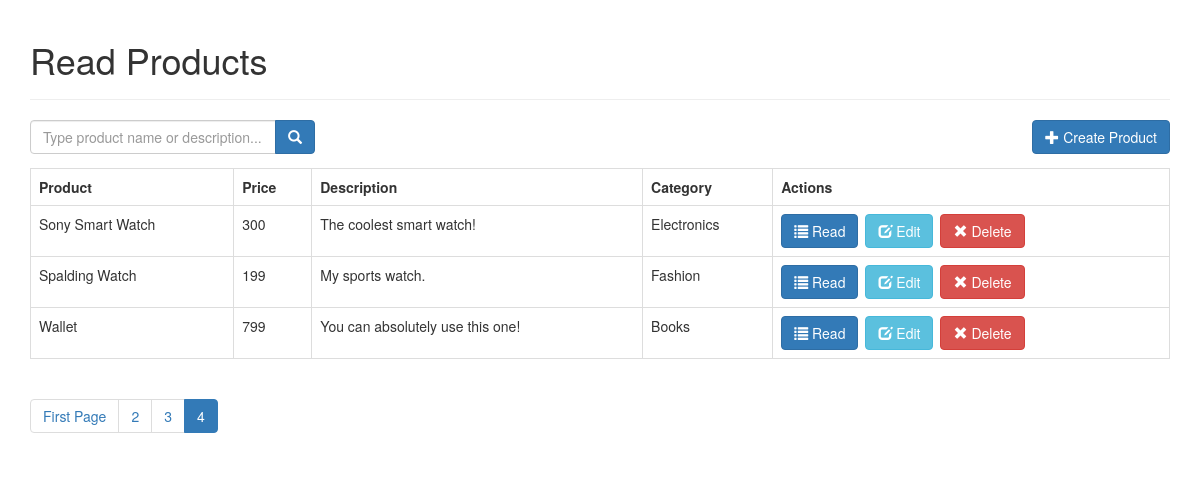
The app's page /index.php?page=4 with its own data.
### tables this page shows
CREATE TABLE IF NOT EXISTS `products` (
  `id` int(11) NOT NULL AUTO_INCREMENT,
  `name` varchar(32) NOT NULL,
  `description` text NOT NULL,
  `price` decimal(10,0) NOT NULL,
  `category_id` int(11) NOT NULL,
  `created` datetime NOT NULL,
  `modified` timestamp NOT NULL DEFAULT CURRENT_TIMESTAMP,
  PRIMARY KEY (`id`)
);

CREATE TABLE IF NOT EXISTS `categories` (
  `id` int(11) NOT NULL AUTO_INCREMENT,
  `name` varchar(256) NOT NULL,
  `description` text NOT NULL,
  `created` datetime NOT NULL,
  `modified` timestamp NOT NULL DEFAULT CURRENT_TIMESTAMP,
  PRIMARY KEY (`id`)
);

### index.php (called while the page is built, shortened)
<?php
include_once 'config/core.php';
include_once 'objects/product.php';
include_once 'objects/category.php';
$database = new Database();
$db = $database->getConnection();
$product = new Product($db);
$category = new Category($db);
include_once "header.php";
$stmt = $product->readAll($from_record_num, $records_per_page);
$total_rows=$product->countAll();
include_once "read_template.php";
include_once "footer.php";
?>

### objects/product.php (called while the page is built, shortened)
<?php
class Product{
    private $conn;
    private $table_name = "products";
    public function __construct($db){
        $this->conn = $db;
    }
    function readAll($from_record_num, $records_per_page){
    $query = "SELECT
                id, name, description, price, category_id
            FROM
                " . $this->table_name . "
            ORDER BY
                name ASC
            LIMIT
                {$from_record_num}, {$records_per_page}";
    $stmt = $this->conn->prepare( $query );
    $stmt->execute();
    return $stmt;
  }
  public function countAll(){
      $query = "SELECT id FROM " . $this->table_name . "";
      $stmt = $this->conn->prepare( $query );
      $stmt->execute();
      $num = $stmt->rowCount();
      return $num;
  }
}
?>

### config/core.php (called while the page is built)
<?php
$page = isset($_GET['page']) ? $_GET['page'] : 1;
$records_per_page = 5;
$from_record_num = ($records_per_page * $page) - $records_per_page;
?>

### objects/category.php (called while the page is built, shortened)
<?php
class Category{
    private $conn;
    private $table_name = "categories";
    public $id;
    public function __construct($db){
        $this->conn = $db;
    }
    function readName(){
      $query = "SELECT name FROM " . $this->table_name . " WHERE id = ? limit 0,1";
      $stmt = $this->conn->prepare( $query );
      $stmt->bindParam(1, $this->id);
      $stmt->execute();
      $row = $stmt->fetch(PDO::FETCH_ASSOC);
      $this->name = $row['name'];
    }
}
?>

### read_template.php (the view)
<?php
echo "<form role='search' action='search.php'>";
    echo "<div class='input-group col-md-3 pull-left margin-right-1em'>";
        $search_value=isset($search_term) ? "value='{$search_term}'" : "";
        echo "<input type='text' class='form-control' placeholder='Type product name or description...' name='s' id='srch-term' required {$search_value} />";
        echo "<div class='input-group-btn'>";
            echo "<button class='btn btn-primary' type='submit'><i class='glyphicon glyphicon-search'></i></button>";
        echo "</div>";
    echo "</div>";
echo "</form>";
echo "<div class='right-button-margin'>";
    echo "<a href='create_product.php' class='btn btn-primary pull-right'>";
        echo "<span class='glyphicon glyphicon-plus'></span> Create Product";
    echo "</a>";
echo "</div>";
if($total_rows>0){
    echo "<table class='table table-hover table-responsive table-bordered'>";
        echo "<tr>";
            echo "<th>Product</th>";
            echo "<th>Price</th>";
            echo "<th>Description</th>";
            echo "<th>Category</th>";
            echo "<th>Actions</th>";
        echo "</tr>";
        while ($row = $stmt->fetch(PDO::FETCH_ASSOC)){
            extract($row);
            echo "<tr>";
                echo "<td>{$name}</td>";
                echo "<td>{$price}</td>";
                echo "<td>{$description}</td>";
                echo "<td>";
                    $category->id = $category_id;
                    $category->readName();
                    echo $category->name;
                echo "</td>";
                echo "<td>";
                    echo "<a href='read_one.php?id={$id}' class='btn btn-primary left-margin'>";
                        echo "<span class='glyphicon glyphicon-list'></span> Read";
                    echo "</a>";
                    echo "<a href='update_product.php?id={$id}' class='btn btn-info left-margin'>";
                        echo "<span class='glyphicon glyphicon-edit'></span> Edit";
                    echo "</a>";
                    echo "<a delete-id='{$id}' class='btn btn-danger delete-object'>";
                        echo "<span class='glyphicon glyphicon-remove'></span> Delete";
                    echo "</a>";
                echo "</td>";
            echo "</tr>";
        }
    echo "</table>";
    include_once 'paging.php';
}
else{
    echo "<div class='alert alert-danger'>No products found.</div>";
}
?>

### libs/css/custom.css (style rules this page uses)
.left-margin { margin:0 .5em 0 0; }
.right-button-margin { margin: 0 0 1em 0; overflow: hidden; }

### records on screen
products: name "Sony Smart Watch", price "300", description "The coolest smart watch!", category.name "Electronics"
products: name "Spalding Watch", price "199", description "My sports watch.", category.name "Fashion"
products: name "Wallet", price "799", description "You can absolutely use this one!", category.name "Books"

### other values on screen
$page_title "Read Products"
